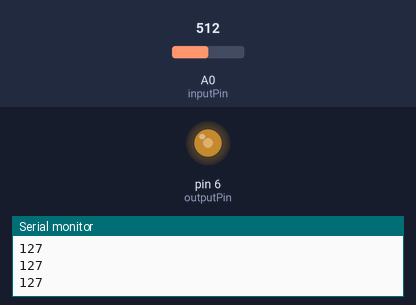
Bench run of a sketch on a simulated Arduino Uno, built with avr-gcc and run on an emulated ATmega328P. On the bench: output pins drawn as LEDs (lit = HIGH), the last lines printed to the serial monitor. The inputs (shaded band) are chosen by the test bench; at power-on: A0 (inputPin) = 512.

Above: at 1.2 s.
1.3 s: A0 (inputPin) set to 716
At 1.9 s:
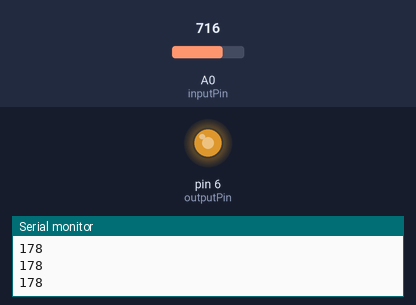
2.8 s: A0 (inputPin) set to 900
At 3.1 s:
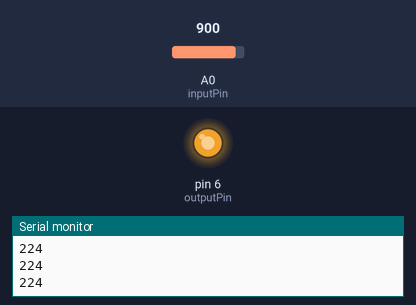
4.3 s: A0 (inputPin) set to 122
At 5.3 s:
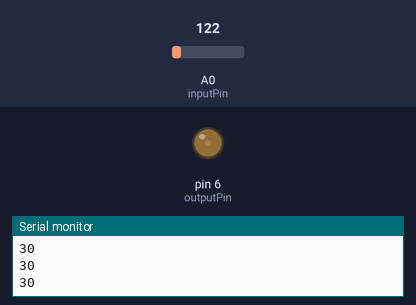
5.8 s: A0 (inputPin) set to 0
At 6.5 s:
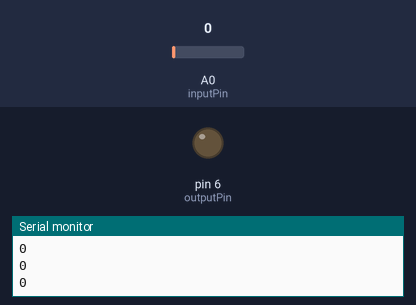
7.3 s: A0 (inputPin) set to 511
At 7.6 s:
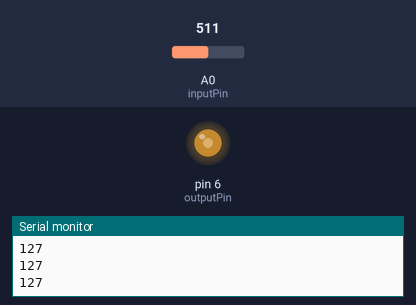
Timing chart, 0 to 9.8 s (numbered marks = the images above; inputs shaded):
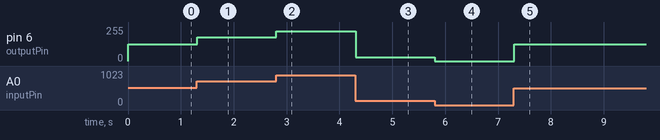

Measured:
- after the input at 1.3 s, pin 6 (outputPin): 127/255 → 178/255 at once
- after the input at 2.8 s, pin 6 (outputPin): 178/255 → 224/255 at once
- after the input at 4.3 s, pin 6 (outputPin): 224/255 → 30/255 at once
- after the input at 5.8 s, pin 6 (outputPin): 30/255 → 0/255 at once
- after the input at 7.3 s, pin 6 (outputPin): 0/255 → 127/255 at once

The sketch:

playback_new02.ino
```cpp
int inputPin = A0;
int outputPin = 6;
int sinValue;
int outputVal;

void setup() {
  // put your setup code here, to run once:
pinMode(inputPin,INPUT);
pinMode(outputPin,OUTPUT);
Serial.begin(9600);
}

void loop() {
  // put your main code here, to run repeatedly:
sinValue = analogRead(inputPin);
outputVal = map(sinValue,0,1023,0,255);
Serial.println(outputVal);
analogWrite(outputPin,outputVal);
}
```
